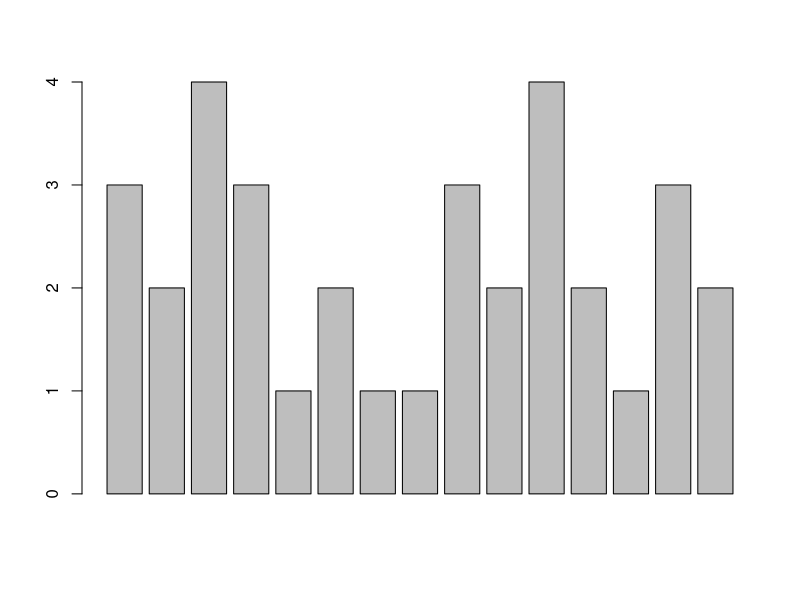
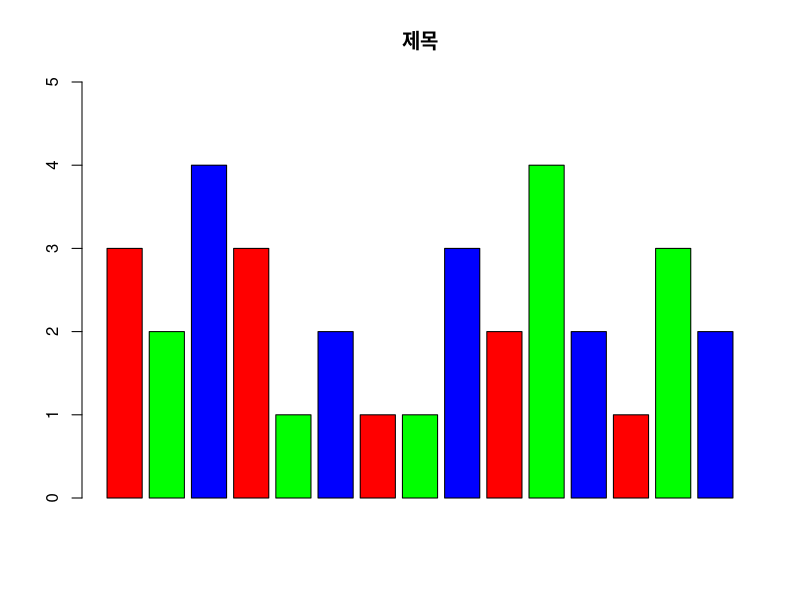
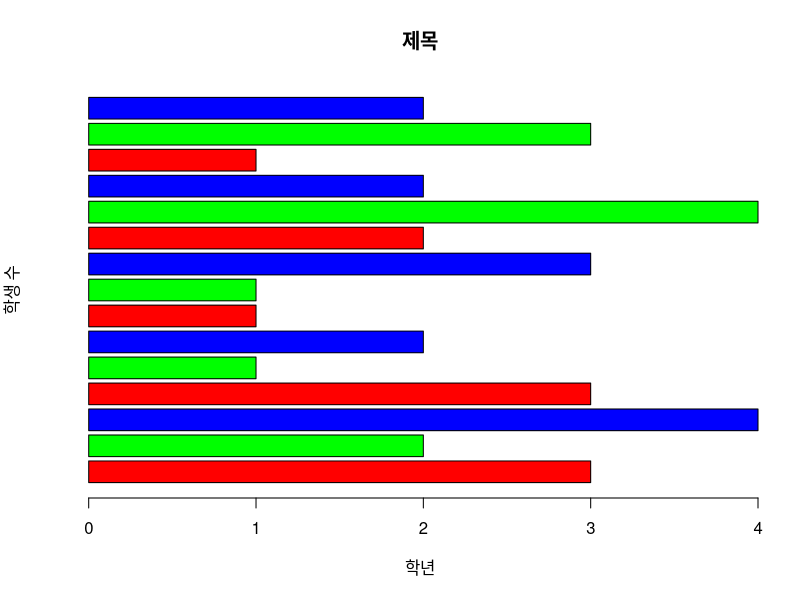
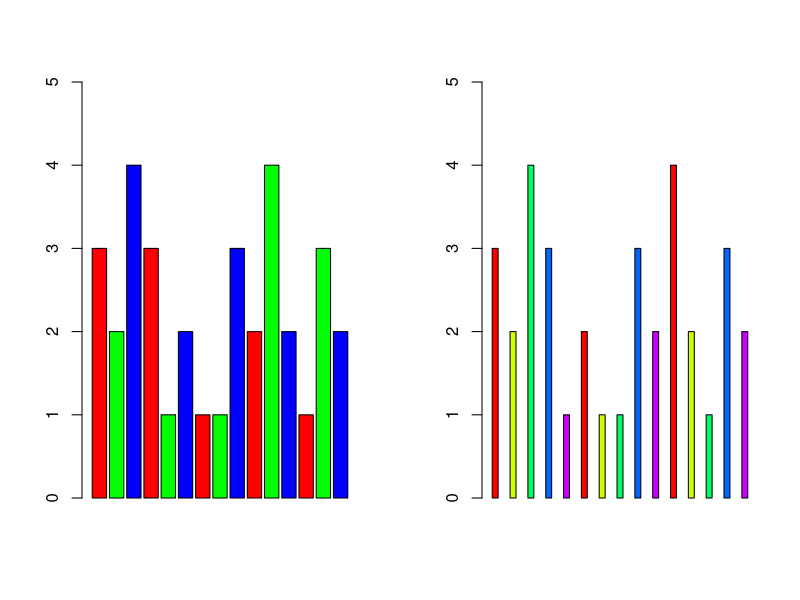
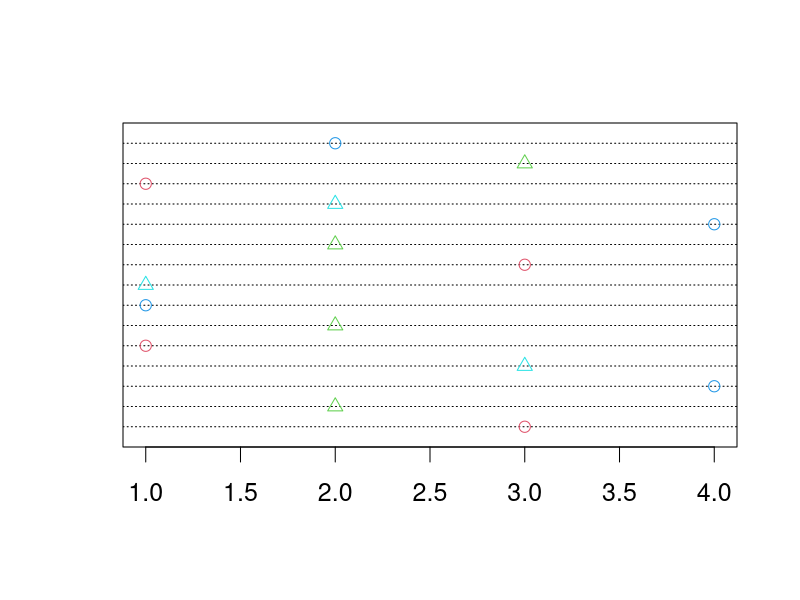
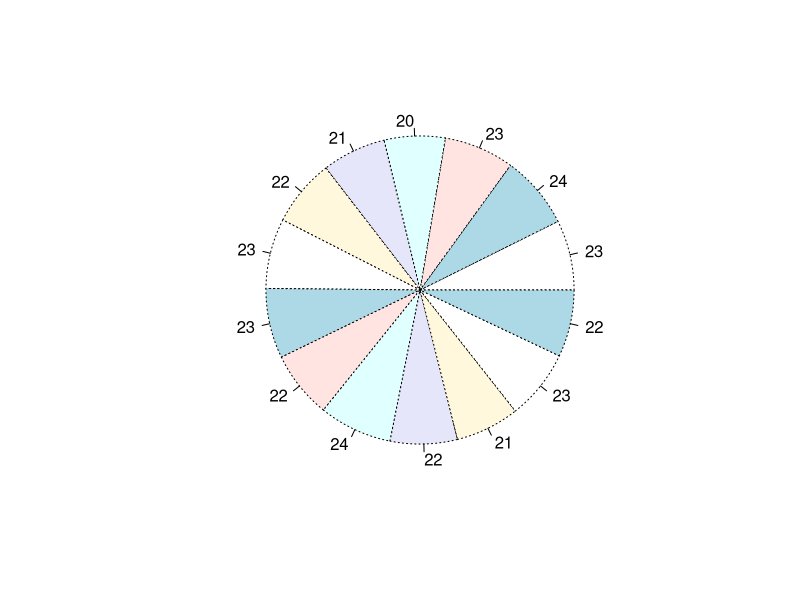
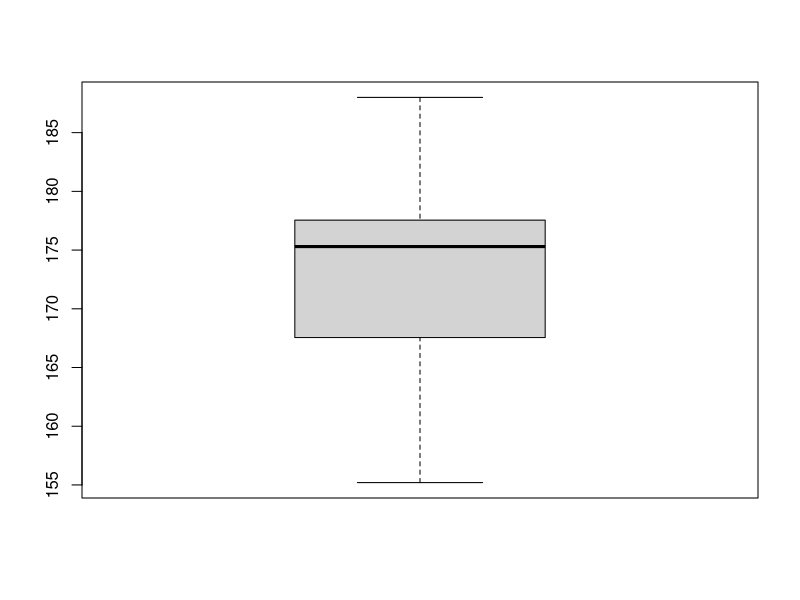
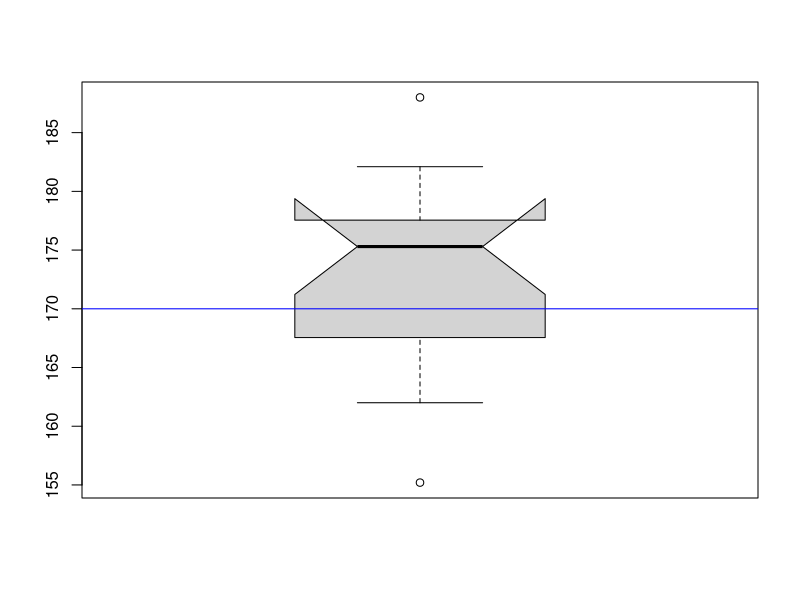

The R script that drew these images, in order:
# 시각화(그래프 출력)
# 이산변수 : 막대, 점, 원형 그래프 등이 적당
# 연속변수 : 상자박스, 히스토그램, 산점도 등 적당

stu <- read.csv("testdata/ex_studentlist.csv")
head(stu, n=2)
names(stu)

# 세로 막대
barplot(stu$grade)
barplot(stu$grade, ylim=c(0,5), col = rainbow(3), main='제목')

# 가로 막대
barplot(stu$grade, col = rainbow(3), main='제목', horiz = T,
        xlab='학년', ylab = '학생 수')

par(mfrow=c(1, 2))   # 한 화면에 plot(그림영역) 여러개 표시
barplot(stu$grade, ylim=c(0,5), col = rainbow(3))
barplot(stu[,4], ylim=c(0,5), col = rainbow(5), space = 2)

par(mfrow=c(1,1))

# 점 차트
dotchart(stu$grade, color = 2:5, lcolor='black', pch=1:2, cex=1.5)

# 파이 차트
df <- na.omit(stu)
pie(df$age, labels = df$age, lty=3)

# 연속 변수
# 박스 플롯
mean(stu$height)
median(stu$height)
quantile(stu$height)

boxplot(stu$height)
boxplot(stu$height, range=1, notch = T)
abline(h=170, col='blue')

# 히스토그램
hist(stu$height)
hist(stu$height, breaks = 5)
hist(stu$height, xlab = '키', col = 'yellow')

# 산점도(산포도)
plot(stu$height)

head(iris, 2)
plot(iris$Sepal.Length)
pairs(iris[, 1:4])   # 산점도 행렬 그래프. 변수간의 상관관계 확인
pairs(iris[iris$Species=='setosa', 1:4])

# 3차원 산점도 그래프 ---
install.packages("scatterplot3d")
library("scatterplot3d") 

# 붓꽃의 종류별 분류로 3차원 그래프 그리기
levels(iris$Species) 
iris
ir.setosa = iris[iris$Species=='setosa', ]
ir.virginica = iris[iris$Species=='virginica', ]
ir.versicolor = iris[iris$Species=='versicolor', ]

# 형식 : scatterplot3d( 밑변，우변칼럼명，좌변칼럼명，type) 
# 틀 생성
irdata <- scatterplot3d(iris$Petal.Length, iris$Sepal.Length, iris$Sepal.Width, type = 'n')

# 산점도 시각화
irdata$points3d(ir.setosa$Petal.Length, ir.setosa$Sepal.Length, 
                ir.setosa$Sepal.Width, bg='red', pch=21)

irdata$points3d(ir.virginica$Petal.Length, ir.virginica$Sepal.Length, 
                ir.virginica$Sepal.Width, bg='blue', pch=23)

irdata$points3d(ir.versicolor$Petal.Length, ir.versicolor$Sepal.Length, 
                ir.versicolor$Sepal.Width, bg='yellow', pch=25)
